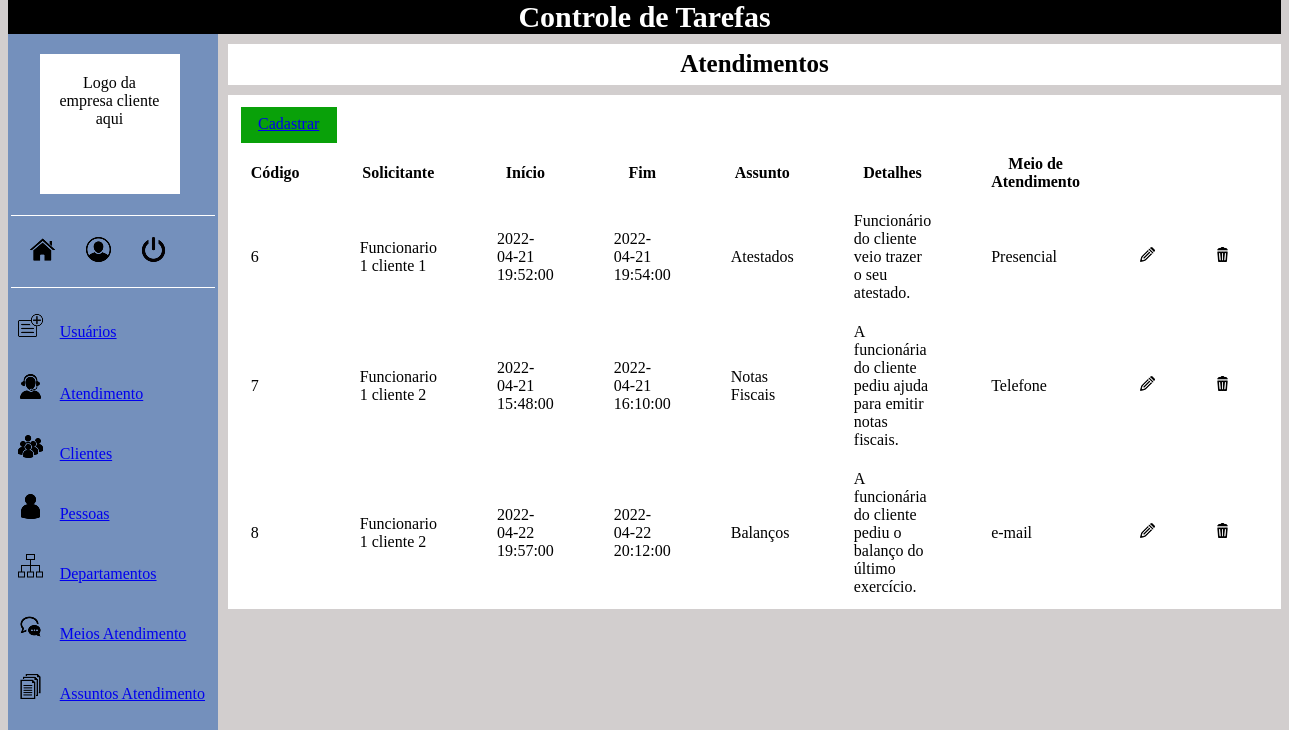
/views/atendimento-listar.php (signed in), run on the app's committed database.
### tables this page shows
CREATE TABLE `atendimento` (
  `id` int(11) NOT NULL AUTO_INCREMENT,
  `detalhes` varchar(500) NOT NULL,
  `inicio_atend` datetime NOT NULL,
  `fim_atend` datetime NOT NULL,
  `id_assunto` int(11) NOT NULL,
  `id_pessoa` int(11) NOT NULL,
  `id_meio_atend` int(11) NOT NULL,
  PRIMARY KEY (`id`)
);

CREATE TABLE `pessoa` (
  `id` int(11) NOT NULL AUTO_INCREMENT,
  `nome` varchar(70) NOT NULL,
  `tipo` char(2) NOT NULL,
  `documento` varchar(14) NOT NULL,
  `endereco` varchar(100) DEFAULT NULL,
  `telefone` char(14) DEFAULT NULL,
  `email` varchar(100) DEFAULT NULL,
  `status` char(1) DEFAULT 'I',
  `cliente` char(1) DEFAULT 'N',
  PRIMARY KEY (`id`),
  UNIQUE KEY `documento` (`documento`)
);

CREATE TABLE `atendimento_assunto` (
  `id` int(11) NOT NULL AUTO_INCREMENT,
  `nome` varchar(70) NOT NULL,
  PRIMARY KEY (`id`)
);

CREATE TABLE `atendimento_meio` (
  `id` int(11) NOT NULL AUTO_INCREMENT,
  `nome` varchar(70) NOT NULL,
  PRIMARY KEY (`id`)
);

### views/atendimento-listar.php (the view, shortened to what this page needs)
<?php
    include('../conexao.php');
    include('menu.php');
?>
<!DOCTYPE html>
<html lang="pt-br">
    <head>
        <link rel="stylesheet" href="../styles/estilos.css">
    </head>
	<body>
        <header>
            <div class="header-pagina">Atendimentos</div>
        </header>
        <section class="conteudo">
            <div class="cadastrar">
                <a href="atendimento-cadastro.php">Cadastrar</a>
            </div>
            <table class="listagem">
                <thead>
                    <tr>
                        <th>Código</th>
                        <th>Solicitante</th>
                        <th>Início</th>
                        <th>Fim</th>
                        <th>Assunto</th>
                        <th>Detalhes</th>
                        <th>Meio de Atendimento</th>
                        <th></th>
                        <th></th>
                    </tr>
                </thead>
                <tbody>
                    <?php
                        $sql = 'SELECT atendimento.*,
                                       atendimento_assunto.nome as assunto,
                                       atendimento_meio.nome as meio,
                                       pessoa.nome as solicitante
                                  FROM atendimento
                            INNER JOIN atendimento_assunto
                                    ON atendimento_assunto.id = atendimento.id_assunto
                            INNER JOIN atendimento_meio
                                    ON atendimento_meio.id = atendimento.id_meio_atend
                            INNER JOIN pessoa
                                    ON pessoa.id = atendimento.id_pessoa
                              ORDER BY atendimento.id';
                        $query = mysqli_query($conexao, $sql);
                        if(!$query) {
                            echo mysqli_error($conexao);
                        } else {
                            while ($item = mysqli_fetch_array($query, MYSQLI_ASSOC)) {
                    ?>
                    <tr>
                        <td><?php echo $item['id']?></td>
                        <td><?php echo $item['solicitante']?></td>
                        <td><?php echo $item['inicio_atend']?></td>
                        <td><?php echo $item['fim_atend']?></td>
                        <td><?php echo $item['assunto']?></td>
                        <td><?php echo $item['detalhes']?></td>
                        <td><?php echo $item['meio']?></td>
                        <td><a href="atendimento-editar.php?id=<?php echo $item['id']?>"><img src="../assets/editar.png" alt="Editar" title="Editar"></a></td>
                        <td><a href="../controllers/atendimento/atendimento-excluir.php?id=<?php echo $item['id']?>"><img src="../assets/excluir.png" alt="Excluir" title="Excluir"></a></td>
                    </tr>
                    <?php
                            }
                        }
                    ?>
                </tbody>
            </table>
        </section>
	</body>
</html>

### views/menu.php (shortened to what this page needs)
<!DOCTYPE html>
<html lang="pt-br">
<head>
    <link rel="stylesheet" href="../styles/estilos.css">
</head>
<body>
    <header>
        <div class="titulo-sistema">
            Controle de Tarefas
        </div>
    </header>
    <section class="section-left">
        <div class="separador"></div>
        <div class="imagem-empresa">
            Logo da empresa cliente aqui
        </div>
        <div class="traco"></div>
        <div class="user-logado">
            <ul>
               <li class="opcoes-usuario"><a href="index.php"><img src="../assets/inicio.png" alt="Início" title="Início"></a></li>
               <li class="opcoes-usuario"><a href="usuario-editar.php?id=<?php echo $_SESSION['usuario']['id']?>"><img src="../assets/usuario.png" alt="Perfil" title="Perfil"></a></li>
               <li class="opcoes-usuario"><a href="../controllers/logout.php"><img src="../assets/logout.png" alt="Logout" title="Logout"></a></li>
            </ul>
        </div>
        <div class="traco"></div>
        <div class="menu">
            <ul id="listaMenu">
                <?php
                    if($_SESSION['usuario']['tipo'] == 'A'){
                ?>
                <li class="usuarios-lista"><a href="usuario-listar.php">Usuários</a></li>
                <div class="separador"></div>
                <?php
                    }
                ?>
                <li class="atendimento"><a href="atendimento-listar.php">Atendimento</a></li>
                <div class="separador"></div>
                <li class="clientes"><a href="cliente-listar.php">Clientes</a></li>
                <div class="separador"></div>
                <li class="pessoas"><a href="pessoa-listar.php">Pessoas</a></li>
                <div class="separador"></div>
                <li class="departamentos"><a href="departamento-listar.php">Departamentos</a></li>
                <div class="separador"></div>
                <li class="meio-atend"><a href="atendimento-meio-listar.php">Meios Atendimento</a></li>
                <div class="separador"></div>
                <li class="assunto-atend"><a href="atendimento-assunto-listar.php">Assuntos Atendimento</a></li>
            </ul>
        </div>
    </section>
</body>
</html>

### styles/estilos.css (style rules this page uses)
li { padding-top: 10px; padding-bottom: 5px; margin-left: -20px; }
section.section-left { background-color:#7490bc; width: 210px; height: 895px; margin-bottom: 0%; float: left; }
div.separador { padding: 10px; }
div.imagem-empresa { padding: 20px; width: 100px; height: 100px; margin-left: 15%; background-color: white; text-align: center; }
div.menu { color: black; }
div.titulo-sistema { margin-top: -8px; text-align: center; font-weight: bolder; font-size: 30px; color: white; background-color: black; }
li.atendimento { margin-left: 1%; padding-left: 10px; width: 25; height: 25px; list-style-image: url("../assets/atendimento.png"); }
li.clientes { margin-left: 1%; padding-left: 10px; width: 25; height: 25px; list-style-image: url("../assets/clientes.png"); }
li.pessoas { margin-left: 1%; padding-left: 10px; width: 25; height: 25px; list-style-image: url("../assets/pessoa.png"); }
li.departamentos { margin-left: 1%; padding-left: 10px; width: 25; height: 25px; list-style-image: url("../assets/departamentos.png"); }
li.meio-atend { margin-left: 1%; padding-left: 10px; width: 25; height: 25px; list-style-image: url("../assets/meios-atend.png"); }
li.assunto-atend { margin-left: 1%; padding-left: 10px; width: 25; height: 25px; list-style-image: url("../assets/assuntos-atend.png"); }
li.usuarios-lista { margin-left: 1%; padding-left: 10px; width: 25; height: 25px; list-style-image: url("../assets/usuarios-lista.png"); }
.user-logado { margin-top: 10%; margin-left: 1%; margin-right: 1%; }
.traco { height: 1px; background-color: white; margin-top: 10%; margin-left: 3px; margin-right: 3px; }
.opcoes-usuario { list-style: none; display: inline; margin-right: 28%; }
.conteudo { margin-top: 10px; padding: 1%; margin-left: 220px; background-color: white; }
body { background-color: rgb(210, 206, 206); }
.listagem { border-collapse: collapse; }
th { padding-right: 50px; padding-left: 10px; }
td { padding-right: 50px; padding-top: 20px; padding-left: 10px; }
.cadastrar { width: 80px; height: 20px; margin-bottom: 1%; background-color: rgb(9, 161, 9); text-align: center; padding: 8px; color: white; }
.header-pagina { margin-top: 10px; padding: 0.5%; margin-left: 220px; background-color: white; text-align: center; font-size: 25px; font-weight: bolder; }

### data on the page
atendimento: id "6", id_pessoa.nome "Funcionario 1 cliente 1", inicio_atend "2022-04-21 19:52:00", fim_atend "2022-04-21 19:54:00", atendimento_assunto.nome "Atestados", detalhes "Funcionário do cliente veio trazer o seu atestado.", atendimento_meio.nome "Presencial"
atendimento: id "7", id_pessoa.nome "Funcionario 1 cliente 2", inicio_atend "2022-04-21 15:48:00", fim_atend "2022-04-21 16:10:00", atendimento_assunto.nome "Notas Fiscais", detalhes "A funcionária do cliente pediu ajuda para emitir notas fiscais.", atendimento_meio.nome "Telefone"
atendimento: id "8", id_pessoa.nome "Funcionario 1 cliente 2", inicio_atend "2022-04-22 19:57:00", fim_atend "2022-04-22 20:12:00", atendimento_assunto.nome "Balanços", detalhes "A funcionária do cliente pediu o balanço do último exercício.", atendimento_meio.nome "e-mail"
